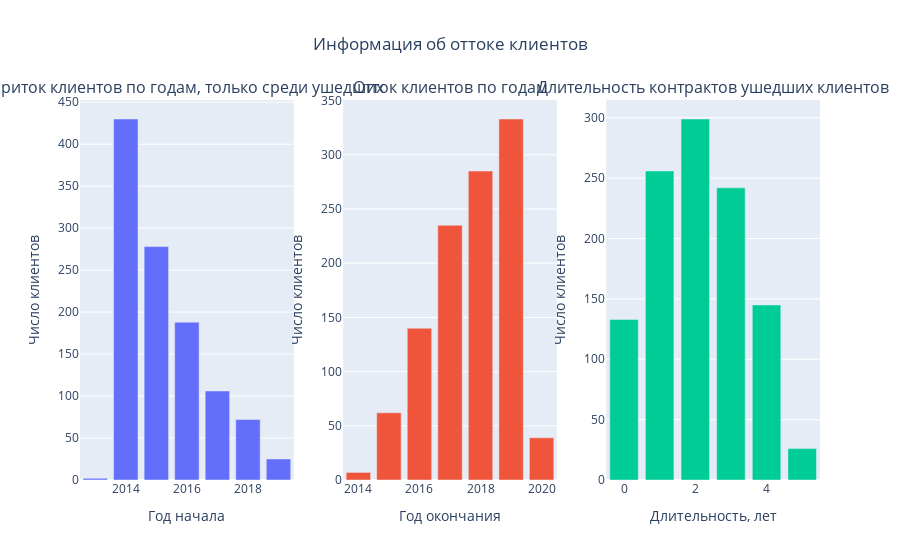

Notebook cell for this chart:
### Markdown cell above
Работаем с данными по клиентам которые пришли в компанию с 2013 по 2020 годы. При этом больше всего клиентов пришло в 2019 и 2014 году.

Если отдельно рассмотреть ушедших клиентов, то увидим, что:
- большая из часть стала клиентами компании в 2014-2015 гг
- покидали компанию в основном в 2018-2019 гг и в основном после 1-3 лет пользования услушами компании

### Code cell
contracts_left = contract[contract['left'] == 1]
fig = make_subplots(rows=1, cols=3, subplot_titles=['Приток клиентов по годам, только среди ушедших', 'Отток клиентов по годам', 'Длительность контрактов ушедших клиентов'])
fig.add_trace(go.Bar(x=pd.DatetimeIndex(contracts_left['BeginDate']).year.value_counts().index, y=pd.DatetimeIndex(contracts_left['BeginDate']).year.value_counts().values), row=1, col=1)
fig.add_trace(go.Bar(x=pd.DatetimeIndex(contracts_left['EndDate_all']).year.value_counts().index, 
                     y=pd.DatetimeIndex(contracts_left['EndDate_all']).year.value_counts().values), row=1, col=2)
fig.add_trace(go.Bar(x=contracts_left['year_duration'].value_counts().index, 
                     y=contracts_left['year_duration'].value_counts().values), row=1, col=3)
fig.update_layout({'title': {'text':"Информация об оттоке клиентов", 'x':0.5}}, showlegend=False)
fig.update_yaxes(title_text = 'Число клиентов')

fig.update_xaxes(title_text='Год начала', row=1, col=1)
fig.update_xaxes(title_text='Год окончания', row=1, col=2)
fig.update_xaxes(title_text='Длительность, лет', row=1, col=3)

### Figure 1 — Plotly figure (JSON) as saved in the notebook; plotly's stock layout.template omitted (floating-point values rounded to 4 significant figures)
{"data": [{"type": "bar", "x": [2014, 2015, 2016, 2017, 2018, 2019, 2013], "xaxis": "x", "y": [430, 278, 188, 106, 72, 25, 2], "yaxis": "y"}, {"type": "bar", "x": [2019, 2018, 2017, 2016, 2015, 2020, 2014], "xaxis": "x2", "y": [333, 285, 235, 140, 62, 39, 7], "yaxis": "y2"}, {"type": "bar", "x": [2, 1, 3, 4, 0, 5], "xaxis": "x3", "y": [299, 256, 242, 145, 133, 26], "yaxis": "y3"}], "layout": {"annotations": [{"font": {"size": 16}, "showarrow": false, "text": "Приток клиентов по годам, только среди ушедших", "x": 0.1444, "xanchor": "center", "xref": "paper", "y": 1, "yanchor": "bottom", "yref": "paper"}, {"font": {"size": 16}, "showarrow": false, "text": "Отток клиентов по годам", "x": 0.5, "xanchor": "center", "xref": "paper", "y": 1, "yanchor": "bottom", "yref": "paper"}, {"font": {"size": 16}, "showarrow": false, "text": "Длительность контрактов ушедших клиентов", "x": 0.8556, "xanchor": "center", "xref": "paper", "y": 1, "yanchor": "bottom", "yref": "paper"}], "showlegend": false, "title": {"text": "Информация об оттоке клиентов", "x": 0.5}, "xaxis": {"anchor": "y", "domain": [0, 0.2889], "title": {"text": "Год начала"}}, "xaxis2": {"anchor": "y2", "domain": [0.3556, 0.6444], "title": {"text": "Год окончания"}}, "xaxis3": {"anchor": "y3", "domain": [0.7111, 1], "title": {"text": "Длительность, лет"}}, "yaxis": {"anchor": "x", "domain": [0, 1], "title": {"text": "Число клиентов"}}, "yaxis2": {"anchor": "x2", "domain": [0, 1], "title": {"text": "Число клиентов"}}, "yaxis3": {"anchor": "x3", "domain": [0, 1], "title": {"text": "Число клиентов"}}}}
